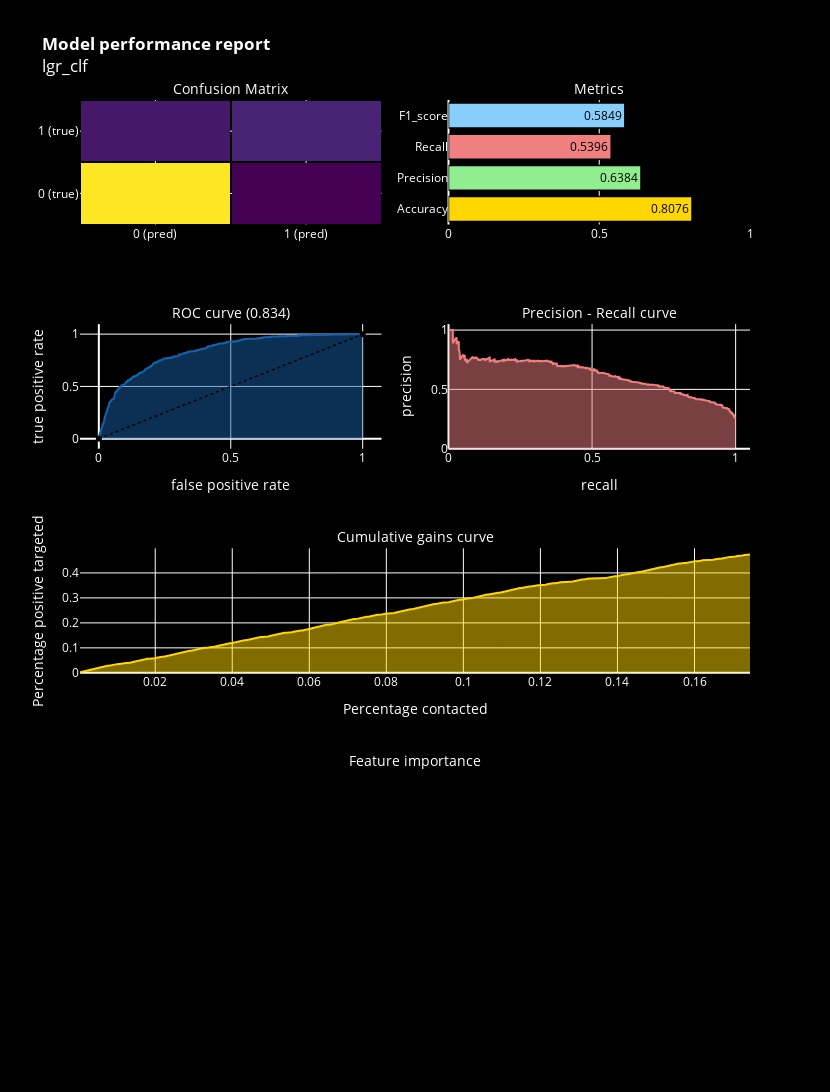

Source (notebook cell):
### Code cell
from sklearn.linear_model import LogisticRegression

lgr_clf = LogisticRegression()
lgr_clf.fit(X_train, y_train)
y_pred = lgr_clf.predict(X_test)
y_score = lgr_clf.predict_proba(X_test)[:,1]

model_performance('lgr_clf')

### Figure 1 — Plotly figure (JSON) as saved in the notebook; plotly's stock layout.template omitted (floating-point values rounded to 4 significant figures; data arrays with more than 128 entries replaced by an {"elided": "..."} marker saying what was removed)
{"data": [{"z": [[1418, 162], [244, 286]], "showscale": false, "colorscale": [[0, "#440154"], [0.1111, "#482878"], [0.2222, "#3e4989"], [0.3333, "#31688e"], [0.4444, "#26828e"], [0.5556, "#1f9e89"], [0.6667, "#35b779"], [0.7778, "#6ece58"], [0.8889, "#b5de2b"], [1, "#fde725"]], "yaxis": "y", "xgap": 2, "xaxis": "x", "y": ["0 (true)", "1 (true)"], "x": ["0 (pred)", "1 (pred)"], "ygap": 2, "type": "heatmap"}, {"opacity": 1, "textposition": "auto", "textfont": {"color": "black"}, "orientation": "h", "yaxis": "y2", "text": [0.8076, 0.6384, 0.5396, 0.5849], "y": ["Accuracy", "Precision", "Recall", "F1_score"], "xaxis": "x2", "marker": {"color": ["gold", "lightgreen", "lightcoral", "lightskyblue"], "line": {"color": "#000000", "width": 1.5}}, "x": [0.8076, 0.6384, 0.5396, 0.5849], "type": "bar"}, {"name": "Roc : 0.834", "yaxis": "y3", "xaxis": "x3", "y": {"elided": "559 float values"}, "x": {"elided": "559 float values"}, "line": {"color": "rgb(22, 96, 167)", "width": 2}, "type": "scatter", "fill": "tozeroy"}, {"yaxis": "y3", "xaxis": "x3", "y": [0, 1], "x": [0, 1], "line": {"color": "black", "dash": "dot", "width": 1.5}, "type": "scatter"}, {"name": "Precision[0.26147015 0.26110563 0.26123457 ... 1.         1.         1.        ]", "yaxis": "y4", "xaxis": "x4", "y": {"elided": "2024 float values"}, "x": {"elided": "2024 float values"}, "line": {"color": "lightcoral", "width": 2}, "type": "scatter", "fill": "tozeroy"}, {"yaxis": "y5", "xaxis": "x5", "y": {"elided": "2110 float values"}, "x": {"elided": "368 float values"}, "line": {"color": "gold", "width": 2}, "type": "scatter", "fill": "tozeroy"}], "layout": {"paper_bgcolor": "black", "height": 1500, "yaxis2": {"color": "white", "domain": [0.8438, 1], "anchor": "x2"}, "yaxis3": {"color": "white", "domain": [0.5625, 0.7188], "anchor": "x3", "title": {"text": "true positive rate"}}, "yaxis4": {"color": "white", "range": [0, 1.05], "domain": [0.5625, 0.7188], "anchor": "x4", "title": {"text": "precision"}}, "yaxis5": {"color": "white", "domain": [0.2812, 0.4375], "anchor": "x5", "title": {"text": "Percentage positive targeted"}}, "yaxis6": {"color": "white", "domain": [0, 0.1562], "anchor": "x6"}, "font": {"color": "white"}, "autosize": false, "title": {"text": "<b>Model performance report</b><br>lgr_clf"}, "plot_bgcolor": "black", "width": 830, "xaxis": {"color": "white", "domain": [0, 0.45], "anchor": "y"}, "annotations": [{"yanchor": "bottom", "xref": "paper", "xanchor": "center", "yref": "paper", "text": "Confusion Matrix", "y": 1, "x": 0.225, "font": {"color": "white", "size": 14}, "showarrow": false}, {"yanchor": "bottom", "xref": "paper", "xanchor": "center", "yref": "paper", "text": "Metrics", "y": 1, "x": 0.775, "font": {"color": "white", "size": 14}, "showarrow": false}, {"yanchor": "bottom", "xref": "paper", "xanchor": "center", "yref": "paper", "text": "ROC curve (0.834)", "y": 0.7188, "x": 0.225, "font": {"color": "white", "size": 14}, "showarrow": false}, {"yanchor": "bottom", "xref": "paper", "xanchor": "center", "yref": "paper", "text": "Precision - Recall curve", "y": 0.7188, "x": 0.775, "font": {"color": "white", "size": 14}, "showarrow": false}, {"yanchor": "bottom", "xref": "paper", "xanchor": "center", "yref": "paper", "text": "Cumulative gains curve", "y": 0.4375, "x": 0.5, "font": {"color": "white", "size": 14}, "showarrow": false}, {"yanchor": "bottom", "xref": "paper", "xanchor": "center", "yref": "paper", "text": "Feature importance", "y": 0.1562, "x": 0.5, "font": {"color": "white", "size": 14}, "showarrow": false}], "showlegend": false, "yaxis": {"color": "white", "domain": [0.8438, 1], "anchor": "x"}, "xaxis6": {"color": "white", "domain": [0, 1], "anchor": "y6"}, "xaxis5": {"color": "white", "domain": [0, 1], "anchor": "y5", "title": {"text": "Percentage contacted"}}, "xaxis4": {"color": "white", "range": [0, 1.05], "domain": [0.55, 1], "anchor": "y4", "title": {"text": "recall"}}, "xaxis3": {"color": "white", "domain": [0, 0.45], "anchor": "y3", "title": {"text": "false positive rate"}}, "xaxis2": {"color": "white", "range": [0, 1], "domain": [0.55, 1], "anchor": "y2"}, "margin": {"b": 195}}}
